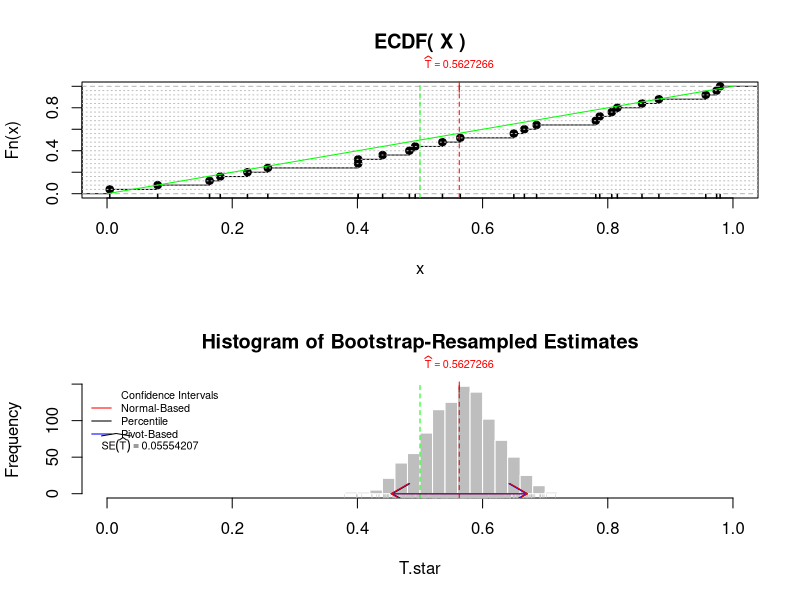

R code for this plot:
# estimator for the quantity of interest
#
# this should be an R function; you can replace this with any estimator of your interest
#
 estimator <- median
 estimator <- mean

# data size
#
 N <- 25

# artificial/simulated data from Uniform(0,1)
#
# you can replace this with any distribution of your interest
#
 X <- runif( N )

# estimate of the quantity of interest from the data
#
 T.hat <- estimator( X )

# some visualization
#
 op <- par( mfrow = c( 2, 1 ) )

 # plot the empirical CDF of the data together with data values on the x-axis:
 # illustration that ecdf() puts mass of 1/n at each data point;
 # this will look good only for sufficiently small N, say 10-30.
 #
 plot( ecdf( X ), xlim = c( 0, 1 ), main = 'ECDF( X )' )
 rug( X, lwd = 1.5 )
 abline( h = ( 1:(N-1) ) / N, col = 'grey', lty = 3 )

 # location of T.hat on the ECDF plot
 #
 abline( v = T.hat, col = 'red', lty = 2 )
 axis( 3, at = T.hat, lab = parse( text = paste( 'widehat( T ) ==', T.hat ) ), col = 'red', col.axis = 'red', cex.axis = 0.65, line = -0.5 )

 # true CDF of Uniform(0,1) over [0,1], and the true value (0.5) of the mean/median of Uniform(0,1)
 # turn this off if the data distribution is not Uniform(0,1)
 #
 lines( c( 0, 1 ), c( 0, 1 ), col = 'green', lty = 1 )
 abline( v = 0.5, col = 'green', lty = 2 )

# bootstrap loop
#
 B      <- 1000                          # number of bootstrap (re)samples
 T.star <- rep( NA, B )                  # array to hold bootstrap estimates
 for ( i in 1:B )                        # the bootstrap loop
  {
   # X.star    <- sample( X, replace = T ) # generate a bootstrap sample by resampling values from the data
   # T.star[i] <- estimator( X.star )      # estimate of the quantity of interest for X.star

   T.star[i] <- estimator( sample( X, replace = T ) ) # same as above; there is no need to store the X.star (re)sample
  }

 T.star.mean <- mean( T.star )           # sample average over all bootstrap samples
 T.star.se   <- sd( T.star )             # bootstrap estimated standard error for quantity of interest
                                         # (compare with sd( X ) / sqrt( N ) when estimator == mean)

# bootstrap confidence intervals
#
 alpha <- 0.05 # confidence level

 ci.normal     <- T.hat + c( -1 , 1 ) * qnorm( 1 - 0.5 * alpha ) * T.star.se                            # normal-based CI
 ci.pivot      <- 2 * T.hat - c( quantile( T.star, 1 - 0.5 * alpha ), quantile( T.star, 0.5 * alpha ) ) # pivot-based CI
 ci.percentile <- c( quantile( T.star, 0.5 * alpha ), quantile( T.star, 1 - 0.5 * alpha ) )             # percentile-based CI

 # arrows( ci.percentile[1],  0, ci.percentile[2],  0, length = 0.2, code = 3, col = 'black' ) # percentile-based CI
 # arrows( ci.pivot[1],       0, ci.pivot[2],       0, length = 0.2, code = 3, col = 'blue'  ) # pivot-based CI
 # arrows( ci.normal[1],      0, ci.normal[2],      0, length = 0.2, code = 3, col = 'red'   ) # normal-based CI

 h <- hist( T.star, nclass = nclass.FD, xlim = c( 0, 1 ), # histogram of the bootstrap sample T.star
       main = 'Histogram of Bootstrap-Resampled Estimates', col = 'grey', border = 'white' )
 rug( T.star, col = 'grey' )
 
 abline( v = T.hat, col = 'red', lty = 2 ) # location of T.hat
 axis( 3, at = T.hat, lab = parse( text = paste( 'widehat( T ) ==', T.hat ) ), col = 'red', col.axis = 'red', cex.axis = 0.65, line = -0.5 )

 # abline( v = T.star.mean, col = 'blue', lty = 2 )   # location of T.star.mean
 abline( v = 0.5, col = 'green', lty = 2 ) # true value of the mean/median of Uniform(0,1):
                                           # turn this off if the data distribution is not Uniform(0,1)

 arrows( ci.percentile[1],  0, ci.percentile[2],  0, length = 0.2, code = 3, col = 'black' ) # percentile-based CI
 arrows( ci.pivot[1],       0, ci.pivot[2],       0, length = 0.2, code = 3, col = 'blue'  ) # pivot-based CI
 arrows( ci.normal[1],      0, ci.normal[2],      0, length = 0.2, code = 3, col = 'red'   ) # normal-based CI

 legend( "topleft", c( 'Confidence Intervals', 'Normal-Based', 'Percentile', 'Pivot-Based' ), col = c( 'black', 'red', 'black', 'blue' ), lty = c( 0, 1, 1, 1 ), bty = 'n', cex = 0.65 )
 legend( "left", parse( text = paste( 'widehat( SE( widehat( T ) ) ) ==', format( T.star.se ) ) ), cex = 0.65, col = 'red', bty = 'n' )

 par( op )
